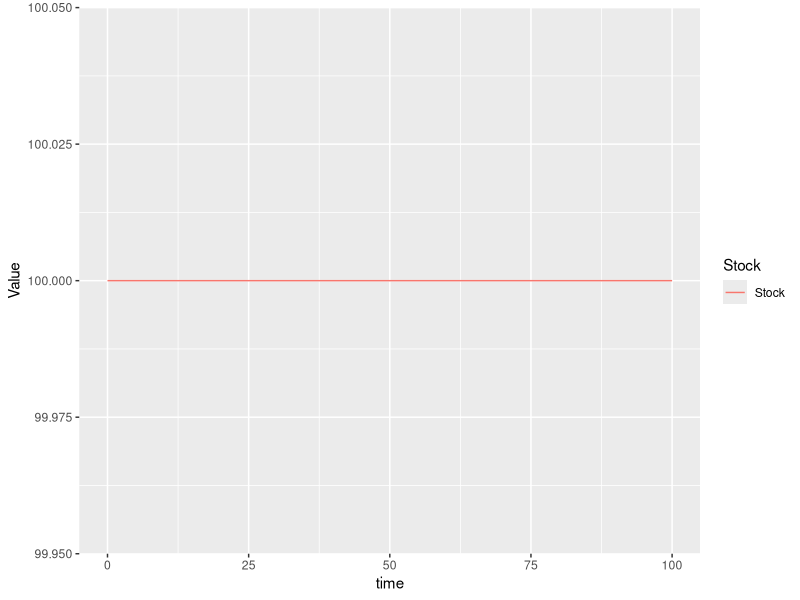

The R script that drew this image:
###########################################
# Translation of Vensim file.
# Date created: 2017-11-07 15:37:38
###########################################
library(deSolve)
library(ggplot2)
library(tidyr)
#Displaying the simulation run parameters
START_TIME <- 0.000000
FINISH_TIME <- 100.000000
TIME_STEP <- 0.062500
#Setting aux param to NULL
auxs<-NULL

#Generating the simulation time vector
simtime<-seq(0.000000,100.000000,by=0.062500)
# Writing global variables (stocks and dependent auxs)
stocks <-c( Stock = 100 )
# This is the model function called from ode
model <- function(time, stocks, auxs){
  with(as.list(c(stocks, auxs)),{
    Target <- 100
    AT <- 100
    Adjustment <- (Target-Stock)/AT
    NetFlow <- Adjustment
    d_DT_Stock  <- NetFlow
    return (list(c(d_DT_Stock)))
  })
}
# Function call to run simulation
o<-data.frame(ode(y=stocks,times=simtime,func=model,parms=auxs,method='euler'))
to<-gather(o,key=Stock,value=Value,2:ncol(o))
ggplot(data=to)+geom_line(aes(x=time,y=Value,colour=Stock))
#----------------------------------------------------
# Original text file exported from Vensim
#  Stock = INTEG( Net Flow , 100) 
#  Target = 100 + step ( 100, 10) 
#  AT = 100
#  Adjustment = ( Target - Stock ) / AT 
#  FINAL TIME = 100
#  INITIAL TIME = 0
#  Net Flow = Adjustment 
#  TIME STEP = 0.0625
#----------------------------------------------------
